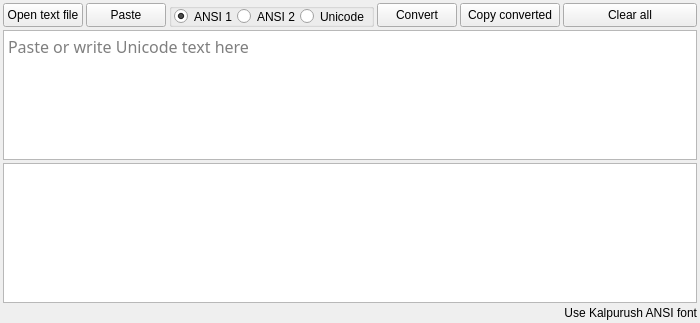
<?xml version="1.0" encoding="UTF-8"?>
<ui version="4.0">
 <class>Form</class>
 <widget class="QWidget" name="Form">
  <property name="geometry">
   <rect>
    <x>0</x>
    <y>0</y>
    <width>689</width>
    <height>322</height>
   </rect>
  </property>
  <property name="windowTitle">
   <string>Nms UniConveter</string>
  </property>
  <property name="windowIcon">
   <iconset>
    <normaloff>Imgs/Conveter_PNG.png</normaloff>Imgs/Conveter_PNG.png</iconset>
  </property>
  <property name="styleSheet">
   <string notr="true">QWidget{
  background-color: rgb(105, 171, 216);
}
QPushButton {
    border: 1px solid rgb(255, 255, 255);
    border-radius: 5px;
    color: #ffffff;
    font-size: 12px;
    padding:2px;
    background-color: QLinearGradient( x1: 0, y1: 0, x2: 0, y2: 1, stop: 0 #3498db, stop: 1 #2980b9);
}
QPushButton:hover {
    background-color: QLinearGradient( x1: 0, y1: 0, x2: 0, y2: 1, stop: 0 #3cb0fd, stop: 1 #3498db);
}
QPushButton:pressed {
    background-color: QLinearGradient( x1: 0, y1: 0, x2: 0, y2: 1, stop: 0 #000000, stop: 1 #2980b9);
}
QTextEdit{
	font: 13pt  &quot;./Fonts/Kalpurush&quot; , &quot;Kalpurush&quot; ;
	background-color: rgb(248, 248, 248);
}


QPushButton{
 padding-top:2px;
	font: 10pt &quot;MS Shell Dlg 2l&quot;;
background-color:qlineargradient(spread:pad, x1:1, y1:0, x2:1, y2:1, stop:0 rgba(0, 244, 255, 255), stop:1 rgba(3, 115, 255, 255));

border:1px solid rgb(253, 254, 254);
	color: rgb(255, 255, 255);
border-radius:2px;
}
QPushButton:hover{
color: qlineargradient(spread:pad, x1:0, y1:0, x2:1, y2:1, stop:0 rgba(63, 63, 63, 255), stop:1 rgba(33, 33, 33, 255));
 background-color: qlineargradient(spread:pad, x1:0.505636, y1:0.221, x2:0.431818, y2:1, stop:0 rgba(89, 255, 255, 255), stop:1 rgba(60, 138, 255, 255));

}
QPushButton:pressed{
background-color: qlineargradient(spread:pad, x1:0.767, y1:1, x2:1, y2:0, stop:0 rgba(0, 244, 255, 255), stop:1 rgba(3, 115, 255, 255));&quot;
}


</string>
  </property>
  <layout class="QGridLayout" name="gridLayout">
   <property name="leftMargin">
    <number>3</number>
   </property>
   <property name="topMargin">
    <number>3</number>
   </property>
   <property name="rightMargin">
    <number>3</number>
   </property>
   <property name="bottomMargin">
    <number>3</number>
   </property>
   <property name="spacing">
    <number>3</number>
   </property>
   <item row="0" column="0">
    <widget class="QPushButton" name="Open_text_pushButton">
     <property name="minimumSize">
      <size>
       <width>40</width>
       <height>24</height>
      </size>
     </property>
     <property name="cursor">
      <cursorShape>PointingHandCursor</cursorShape>
     </property>
     <property name="styleSheet">
      <string notr="true"/>
     </property>
     <property name="text">
      <string>Open text file</string>
     </property>
     <property name="icon">
      <iconset>
       <normaloff>../NMs Keybord/Imgs/Actions-document-open-folder-icon.png</normaloff>../NMs Keybord/Imgs/Actions-document-open-folder-icon.png</iconset>
     </property>
    </widget>
   </item>
   <item row="0" column="6">
    <widget class="QPushButton" name="Clear_pushButton">
     <property name="minimumSize">
      <size>
       <width>50</width>
       <height>24</height>
      </size>
     </property>
     <property name="cursor">
      <cursorShape>PointingHandCursor</cursorShape>
     </property>
     <property name="focusPolicy">
      <enum>Qt::NoFocus</enum>
     </property>
     <property name="styleSheet">
      <string notr="true"/>
     </property>
     <property name="text">
      <string>Clear all</string>
     </property>
     <property name="icon">
      <iconset>
       <normaloff>../NMs Keybord/Imgs/PngItem_4040102.png</normaloff>../NMs Keybord/Imgs/PngItem_4040102.png</iconset>
     </property>
    </widget>
   </item>
   <item row="0" column="5">
    <widget class="QPushButton" name="Copy_pushButton">
     <property name="minimumSize">
      <size>
       <width>100</width>
       <height>24</height>
      </size>
     </property>
     <property name="cursor">
      <cursorShape>PointingHandCursor</cursorShape>
     </property>
     <property name="styleSheet">
      <string notr="true"/>
     </property>
     <property name="text">
      <string>Copy converted</string>
     </property>
     <property name="icon">
      <iconset>
       <normaloff>../NMs Keybord/Imgs/copy.png</normaloff>../NMs Keybord/Imgs/copy.png</iconset>
     </property>
    </widget>
   </item>
   <item row="0" column="1">
    <widget class="QPushButton" name="Paste_pushButton">
     <property name="minimumSize">
      <size>
       <width>40</width>
       <height>24</height>
      </size>
     </property>
     <property name="cursor">
      <cursorShape>PointingHandCursor</cursorShape>
     </property>
     <property name="toolTip">
      <string>&lt;html&gt;&lt;head/&gt;&lt;body&gt;&lt;p&gt;Paste any Text&lt;/p&gt;&lt;/body&gt;&lt;/html&gt;</string>
     </property>
     <property name="whatsThis">
      <string>&lt;html&gt;&lt;head/&gt;&lt;body&gt;&lt;p&gt;Paste any Text&lt;/p&gt;&lt;/body&gt;&lt;/html&gt;</string>
     </property>
     <property name="styleSheet">
      <string notr="true"/>
     </property>
     <property name="text">
      <string>Paste</string>
     </property>
     <property name="icon">
      <iconset>
       <normaloff>../NMs Keybord/Imgs/kisspng-computer-icons-copying-cut-copy-and-paste-clipbo-paste-icon-free-download-png-and-vector-5c5f67badec551.8477141515497563469125.png</normaloff>../NMs Keybord/Imgs/kisspng-computer-icons-copying-cut-copy-and-paste-clipbo-paste-icon-free-download-png-and-vector-5c5f67badec551.8477141515497563469125.png</iconset>
     </property>
    </widget>
   </item>
   <item row="3" column="0" colspan="7">
    <widget class="QTextEdit" name="second_textEdit">
     <property name="minimumSize">
      <size>
       <width>538</width>
       <height>140</height>
      </size>
     </property>
     <property name="cursor" stdset="0">
      <cursorShape>IBeamCursor</cursorShape>
     </property>
     <property name="acceptDrops">
      <bool>false</bool>
     </property>
     <property name="styleSheet">
      <string notr="true">QTextEdit{
    font-family: kalpurush ANSI;
    font-size: 16px;
}</string>
     </property>
     <property name="acceptRichText">
      <bool>true</bool>
     </property>
    </widget>
   </item>
   <item row="4" column="6">
    <widget class="QLabel" name="label_2">
     <property name="styleSheet">
      <string notr="true">color: rgb(0, 0, 0);
background : transparent;
	font: 8pt &quot;MS Shell Dlg 2l&quot;;</string>
     </property>
     <property name="text">
      <string>Use Kalpurush ANSI font</string>
     </property>
     <property name="alignment">
      <set>Qt::AlignRight|Qt::AlignTrailing|Qt::AlignVCenter</set>
     </property>
    </widget>
   </item>
   <item row="2" column="0" colspan="7">
    <widget class="QTextEdit" name="First_textEdit">
     <property name="minimumSize">
      <size>
       <width>0</width>
       <height>130</height>
      </size>
     </property>
     <property name="maximumSize">
      <size>
       <width>16777215</width>
       <height>220</height>
      </size>
     </property>
     <property name="cursor" stdset="0">
      <cursorShape>IBeamCursor</cursorShape>
     </property>
     <property name="styleSheet">
      <string notr="true">QTextEdit{
    font-family: kalpurush;
    font-size: 16px;
}</string>
     </property>
     <property name="acceptRichText">
      <bool>false</bool>
     </property>
     <property name="placeholderText">
      <string>Paste or write Unicode text here </string>
     </property>
    </widget>
   </item>
   <item row="0" column="4">
    <widget class="QPushButton" name="Convert_pushButton">
     <property name="minimumSize">
      <size>
       <width>80</width>
       <height>24</height>
      </size>
     </property>
     <property name="cursor">
      <cursorShape>PointingHandCursor</cursorShape>
     </property>
     <property name="styleSheet">
      <string notr="true"/>
     </property>
     <property name="text">
      <string>Convert</string>
     </property>
     <property name="icon">
      <iconset>
       <normaloff>../NMs Keybord/Imgs/Conveter_PNG.png</normaloff>../NMs Keybord/Imgs/Conveter_PNG.png</iconset>
     </property>
    </widget>
   </item>
   <item row="0" column="2" colspan="2">
    <widget class="QGroupBox" name="groupBox">
     <property name="minimumSize">
      <size>
       <width>0</width>
       <height>22</height>
      </size>
     </property>
     <property name="title">
      <string/>
     </property>
     <layout class="QHBoxLayout" name="horizontalLayout">
      <property name="spacing">
       <number>0</number>
      </property>
      <property name="leftMargin">
       <number>2</number>
      </property>
      <property name="topMargin">
       <number>0</number>
      </property>
      <property name="rightMargin">
       <number>2</number>
      </property>
      <property name="bottomMargin">
       <number>0</number>
      </property>
      <item>
       <widget class="QRadioButton" name="BijoyRadioButton">
        <property name="toolTip">
         <string>&lt;html&gt;&lt;head/&gt;&lt;body&gt;&lt;p&gt;Unicode to Bijoy&lt;/p&gt;&lt;/body&gt;&lt;/html&gt;</string>
        </property>
        <property name="styleSheet">
         <string notr="true">QCheckBox {
  background: transparent;
  border: 2px solid black;
  border-radius: 5px;
}

QCheckBox:hover {
  background: rgba(0, 0, 0, 255);
  border: 2px solid rgba(0, 0, 0, 255);
  border-radius: 5px;
}

QCheckBox::indicator {
  width: 20px;
  height: 20px;
  border-radius: 5px;
  background: white;
}

QCheckBox::indicator:unchecked {
  image: url(:/images/checkmark_unchecked.png);
}</string>
        </property>
        <property name="text">
         <string>ANSI 1</string>
        </property>
        <property name="checked">
         <bool>true</bool>
        </property>
       </widget>
      </item>
      <item>
       <widget class="QRadioButton" name="Ansi2radioButton">
        <property name="text">
         <string>ANSI 2</string>
        </property>
       </widget>
      </item>
      <item>
       <widget class="QRadioButton" name="UnicodeRadioButton">
        <property name="toolTip">
         <string>&lt;html&gt;&lt;head/&gt;&lt;body&gt;&lt;p&gt;Bijoy to Unicode &lt;/p&gt;&lt;/body&gt;&lt;/html&gt;</string>
        </property>
        <property name="text">
         <string>Unicode</string>
        </property>
       </widget>
      </item>
     </layout>
    </widget>
   </item>
  </layout>
 </widget>
 <resources/>
 <connections/>
</ui>
